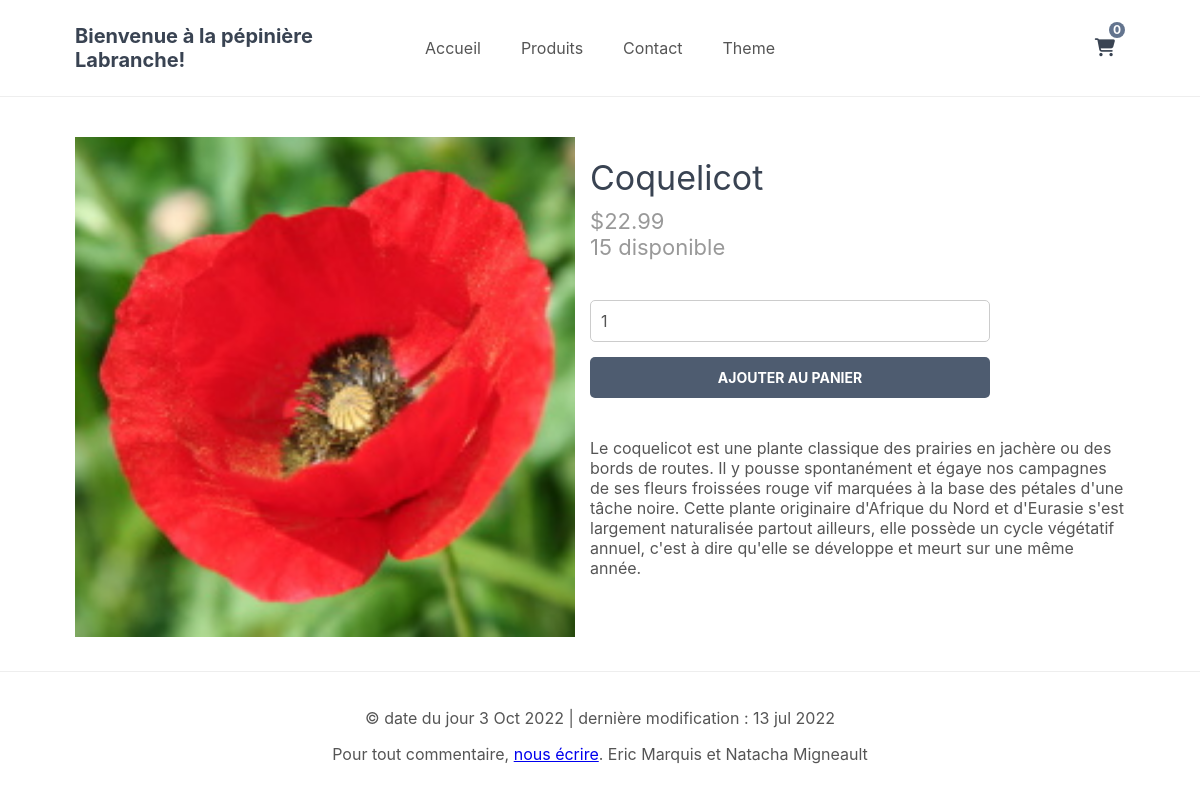
The app's page /index.php?page=vues/produit&id=6 with its own data.
### tables this page shows
CREATE TABLE IF NOT EXISTS `products` (
  `id` int NOT NULL AUTO_INCREMENT,
  `name` varchar(200) NOT NULL,
  `desc` text NOT NULL,
  `price` decimal(7,2) NOT NULL,
  `quantity` int NOT NULL,
  `img` text NOT NULL,
  `date_added` datetime NOT NULL DEFAULT CURRENT_TIMESTAMP,
  PRIMARY KEY (`id`)
);

### controleur/controleur.php (called while the page is built, shortened)
<?php
require('modeles/produitManager.php');
function afficherUnProduit($idProduit)
{
    $produitManager = new produitManager();
    $produit = $produitManager->getUnProduit($idProduit);
    require('vues/produit.php');
}
function afficherFooter()
{
    require('vues/footer.php');
}
function afficherHeader($title)
{
    require('vues/header.php');
}

### modeles/produitManager.php (called while the page is built, shortened)
<?php
class produitManager extends Manager
{
	function getUnProduit($idProduit)
	{
		$pdo = $this->connexionBD();
		$req = $pdo->prepare('SELECT * FROM products WHERE id = :product');
		$req->execute(array(
			"product" => $idProduit
		));
		return $req->fetch(PDO::FETCH_ASSOC);
	}
}

### vues/produit.php (the view, shortened to what this page needs)
<div class="product content-wrapper">
    <a id="linkImageDetailProduit" href="public/imgs/largImgs/<?=$produit['img']?>" title="<?=$produit['name']?>">
    <img src="public/imgs/<?=$produit['img']?>" width="500" height="500" alt="<?=$produit['name']?>" onclick="afficheLargeImage()" /></a>
    <div>
        <h1 class="name"><?=$produit['name']?></h1>
        <?php
            if($produit['quantity'] > 0)
            {
        ?>
            <span class="price">
                &dollar;<?=$produit['price']?><br />
                <?=$produit['quantity']?> disponible</span>
            <form action="index.php?page=vues/panier" method="post">
                    <input type="number" name="quantity" value="1" min="1" max="<?=$produit['quantity']?>" placeholder="Quantity" required>
                    <input type="submit" value="Ajouter au panier">
            </form>
            <div class="description">
                <?=$produit['desc']?>
            </div>
        <?php
            }
            else
            {
        ?>
            <div class="description">
            Ce produit n'est plus en inventaire
        </div>
        <?php }?>
    </div>
</div>

### public/css/style.css (style rules this page uses)
* { box-sizing: border-box; --font: -apple-system, BlinkMacSystemFont, "segoe ui", roboto, oxygen, ubuntu, cantarell, "fira sans", "droid sans", "helvetica neue", Arial, sans-serif; --font2:Rockwell, Courier Bold, Courier, Georgia, Times, Times New Roman, serif; font-size: 16px; font-family: var(--font); }
html { height: 100%; }
body { --grey: #555555; --white: #ffffff; --blue: #434f61; --border: #eeeeee; position: relative; min-height: 100%; color: var(--grey); background-color: var(--white); margin: 0; padding-bottom: 100px; }
h1, h2, h3, h4, h5 { color: #394352; }
.content-wrapper { width: 1050px; margin: 0 auto; }
main > .product { display: flex; padding: 40px 0; }
main > .product > div { padding-left: 15px; }
main > .product h1 { font-size: 34px; font-weight: normal; margin: 0; padding: 20px 0 10px 0; }
main > .product .price { display: block; font-size: 22px; color: #999999; }
main > .product form { display: flex; flex-flow: column; margin: 40px 0; }
main > .product form input[type="number"] { width: 400px; padding: 10px; margin-bottom: 15px; border: 1px solid #ccc; color: var(--grey); border-radius: 5px; }
main > .product form input[type="submit"] { background: #4e5c70; border: 0; color: var(--white); width: 400px; padding: 12px 0; text-transform: uppercase; font-size: 14px; font-weight: bold; border-radius: 5px; cursor: pointer; }

### records on screen
products: img (picture), name "Coquelicot", price "22.99", quantity "15", desc "Le coquelicot est une plante classique des prairies en jachère ou des bords de routes. Il y pousse spontanément et égaye nos campagnes de ses fleurs froissées rouge vif marquées à la base des pétales d'une tâche noire. Cette plante originaire d'Afrique du Nord et d'Eurasie s'est largement naturalisée partout ailleurs, elle possède un cycle végétatif annuel, c'est à dire qu'elle se développe et meurt sur une même année."

### other values on screen
$num_items "0"
